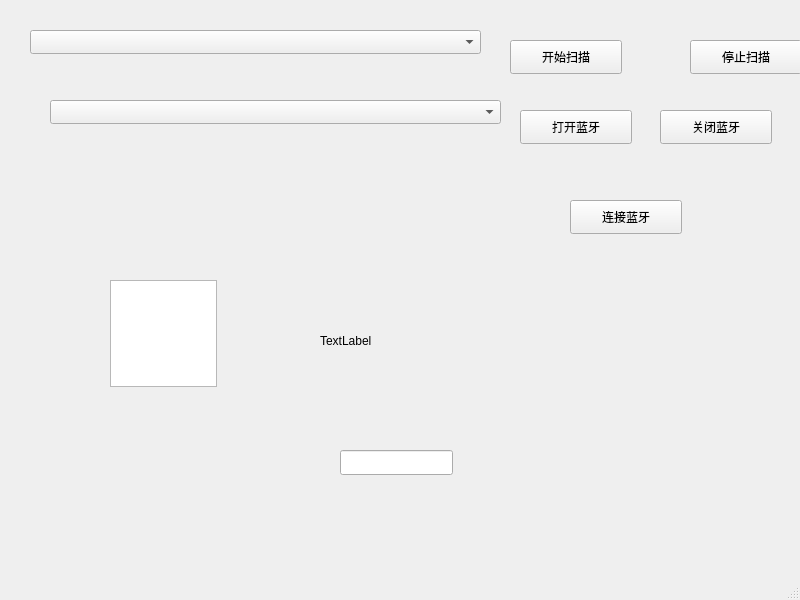
<?xml version="1.0" encoding="UTF-8"?>
<ui version="4.0">
 <class>MainWindow</class>
 <widget class="QMainWindow" name="MainWindow">
  <property name="geometry">
   <rect>
    <x>0</x>
    <y>0</y>
    <width>800</width>
    <height>600</height>
   </rect>
  </property>
  <property name="windowTitle">
   <string>MainWindow</string>
  </property>
  <widget class="QWidget" name="centralwidget">
   <widget class="QPushButton" name="pushButton_OpenBluetooth">
    <property name="geometry">
     <rect>
      <x>520</x>
      <y>110</y>
      <width>112</width>
      <height>34</height>
     </rect>
    </property>
    <property name="text">
     <string>打开蓝牙</string>
    </property>
   </widget>
   <widget class="QPushButton" name="pushButton_CloseBluetooth">
    <property name="geometry">
     <rect>
      <x>660</x>
      <y>110</y>
      <width>112</width>
      <height>34</height>
     </rect>
    </property>
    <property name="text">
     <string>关闭蓝牙</string>
    </property>
   </widget>
   <widget class="QLabel" name="label_BluetoothName">
    <property name="geometry">
     <rect>
      <x>320</x>
      <y>260</y>
      <width>391</width>
      <height>161</height>
     </rect>
    </property>
    <property name="text">
     <string>TextLabel</string>
    </property>
   </widget>
   <widget class="QPushButton" name="pushButton_StopScan">
    <property name="geometry">
     <rect>
      <x>690</x>
      <y>40</y>
      <width>112</width>
      <height>34</height>
     </rect>
    </property>
    <property name="text">
     <string>停止扫描</string>
    </property>
   </widget>
   <widget class="QPushButton" name="pushButton_BluetoothScan">
    <property name="geometry">
     <rect>
      <x>510</x>
      <y>40</y>
      <width>112</width>
      <height>34</height>
     </rect>
    </property>
    <property name="text">
     <string>开始扫描</string>
    </property>
   </widget>
   <widget class="QComboBox" name="comboBox_BluetoothDevice">
    <property name="geometry">
     <rect>
      <x>30</x>
      <y>30</y>
      <width>451</width>
      <height>24</height>
     </rect>
    </property>
   </widget>
   <widget class="QPlainTextEdit" name="plainTextEdit_BluetoothInfiShow">
    <property name="geometry">
     <rect>
      <x>110</x>
      <y>280</y>
      <width>107</width>
      <height>107</height>
     </rect>
    </property>
   </widget>
   <widget class="QComboBox" name="comboBox_UUID">
    <property name="geometry">
     <rect>
      <x>50</x>
      <y>100</y>
      <width>451</width>
      <height>24</height>
     </rect>
    </property>
   </widget>
   <widget class="QLineEdit" name="lineEdit_SendData">
    <property name="geometry">
     <rect>
      <x>340</x>
      <y>450</y>
      <width>113</width>
      <height>25</height>
     </rect>
    </property>
   </widget>
   <widget class="QPushButton" name="pushButton_ConnectDev">
    <property name="geometry">
     <rect>
      <x>570</x>
      <y>200</y>
      <width>112</width>
      <height>34</height>
     </rect>
    </property>
    <property name="text">
     <string>连接蓝牙</string>
    </property>
   </widget>
  </widget>
  <widget class="QMenuBar" name="menubar">
   <property name="geometry">
    <rect>
     <x>0</x>
     <y>0</y>
     <width>800</width>
     <height>30</height>
    </rect>
   </property>
  </widget>
  <widget class="QStatusBar" name="statusbar"/>
 </widget>
 <resources/>
 <connections/>
</ui>
